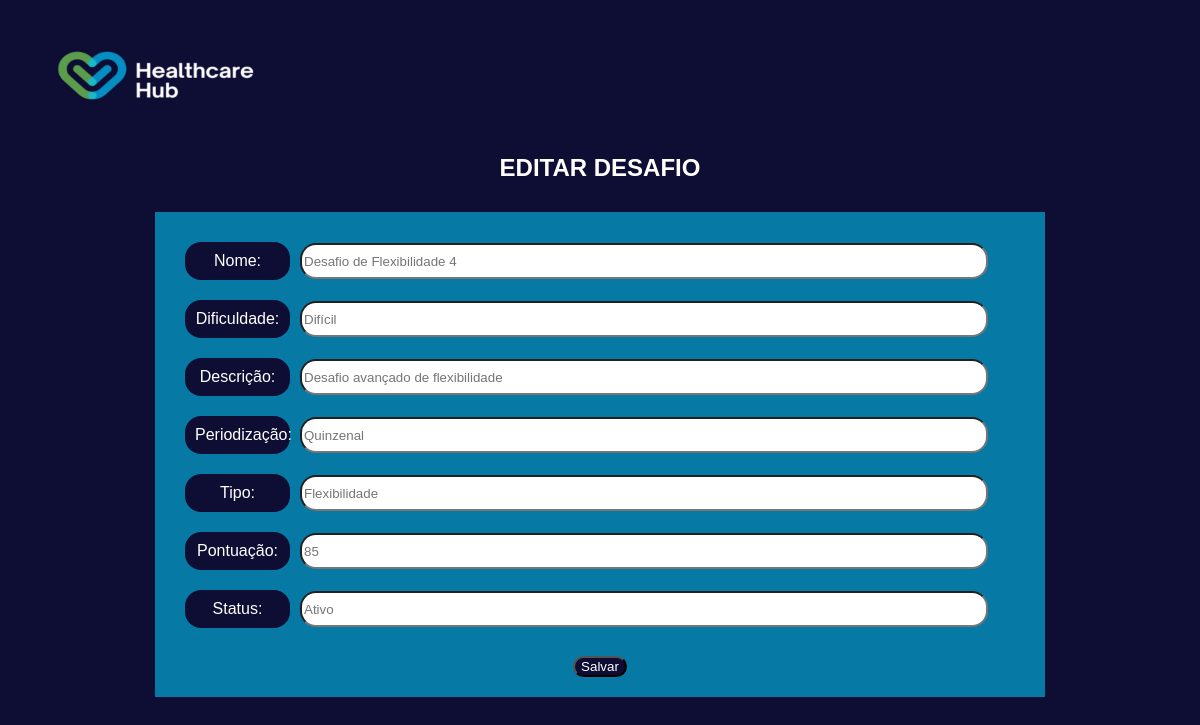
The app's page /userInteraction/editar_desafio.php?NomeUsuario=p_trainer3 with its own data.
### tables this page shows
CREATE TABLE Desafio (
    ID_desafio INT PRIMARY KEY AUTO_INCREMENT,
    Nome VARCHAR(100),
    Dificuldade VARCHAR(20),
    Descricao VARCHAR(100),
    Periodizacao VARCHAR(20),
    Tipo VARCHAR(100),
    Pontuacao INT,
    Status VARCHAR(100),
    fk_Profissionais_NomeUsuario VARCHAR(100)
);

### userInteraction/editar_desafio.php (the view, shortened to what this page needs)
<?php
include("../connection.php");
$NomeUsuario = $_GET["NomeUsuario"];
$sql = "SELECT * FROM Desafio WHERE fk_Profissionais_NomeUsuario = '$NomeUsuario'";
$result = $conn->query($sql);
if ($result->num_rows > 0) {
    while ($row = $result->fetch_assoc()) {
        $nome = $row["Nome"];
        $dif = $row["Dificuldade"];
        $desc = $row["Descricao"];
        $peri = $row["Periodizacao"];
        $tipo = $row["Tipo"];
        $pont = $row["Pontuacao"];
        $stats = $row["Status"];
    }
}
?>
<!DOCTYPE html>
<html lang="en">
<head>
    <link rel="stylesheet" href="../css/style.css">
</head>
<body>
    <div class="navbar">
        <div class="navright">
            <a href="../home.php"><img id="logo" src="../img/cee8b1f2-8256-41cf-95f0-58bb48d144e4.jpg" style="width: 300px;"></a>
        </div>
    </div>
    <h2 style="text-align: center;">EDITAR DESAFIO</h2>
    <form action="../linksBd/link_editar_desafio.php?NomeUsuario=<?php echo $NomeUsuario ?>" method="post">
        <div class="box-tot" style="margin-top: 30px;">
            <div class="box-ajust">
                <div class="box-right">
                    Nome:
                </div>
                <div class="box-left">
                    <input type="text" name="nome" placeholder="<?php echo $nome ?>">
                </div>
            </div>
            <div class="box-ajust">
                <div class="box-right">
                    Dificuldade:
                </div>
                <div class="box-left">
                    <input type="text" name="dif" placeholder="<?php echo $dif ?>">
                </div>
            </div>
            <div class="box-ajust">
                <div class="box-right">
                    Descrição:
                </div>
                <div class="box-left">
                    <input type="text" name="desc" placeholder="<?php echo $desc ?>">
                </div>
            </div>
            <div class="box-ajust">
                <div class="box-right">
                    Periodização:
                </div>
                <div class="box-left">
                    <input type="text" name="peri" placeholder="<?php echo $peri ?>">
                </div>
            </div>
            <div class="box-ajust">
                <div class="box-right">
                    Tipo:
                </div>
                <div class="box-left">
                    <input type="text" name="tipo" placeholder="<?php echo $tipo ?>">
                </div>
            </div>
            <div class="box-ajust">
                <div class="box-right">
                    Pontuação:
                </div>
                <div class="box-left">
                    <input type="text" name="pont" placeholder="<?php echo $pont ?>">
                </div>
            </div>
            <div class="box-ajust">
                <div class="box-right">
                    Status:
                </div>
                <div class="box-left">
                    <input type="text" name="stats" placeholder="<?php echo $stats ?>">
                </div>
            </div><br>
            <a href=""><button value="salvar" id="save">Salvar</button><br></a>
        </div>
    </form>
</body>
</html>

### css/style.css (style rules this page uses)
* { margin: auto; color: white; font-family: Arial, Helvetica, sans-serif; }
body { background-color: #0E0E35; }
img#logo { width: 200px; height: 150px; }
.navbar { display: flex; align-items: center; margin-top: 0; }
.navright { margin-top: 0; }
.box-tot { display: flex; justify-content: center; flex-direction: column; width: 850px; padding: 20px; background-color: #067aa5; }
.box-ajust { display: flex; align-items: center; padding: 10px; width: 100%; }
.box-right { width: 10%; text-align: center; padding: 10px; background-color: #0E0E35; margin-left: 0; margin-right: 0; border-radius: 1rem; }
.box-left { width: 80%; margin-left: 10px; color: black; }
.box-left input { width: 100%; border-radius: 1rem; height: 30px; color: black; }
button { background-color: #0E0E35; color: white; border-radius: 1rem; }

### records on screen
desafio: nome "Desafio de Flexibilidade 4", dif "Difícil", desc "Desafio avançado de flexibilidade", peri "Quinzenal", tipo "Flexibilidade", pont "85", stats "Ativo"
